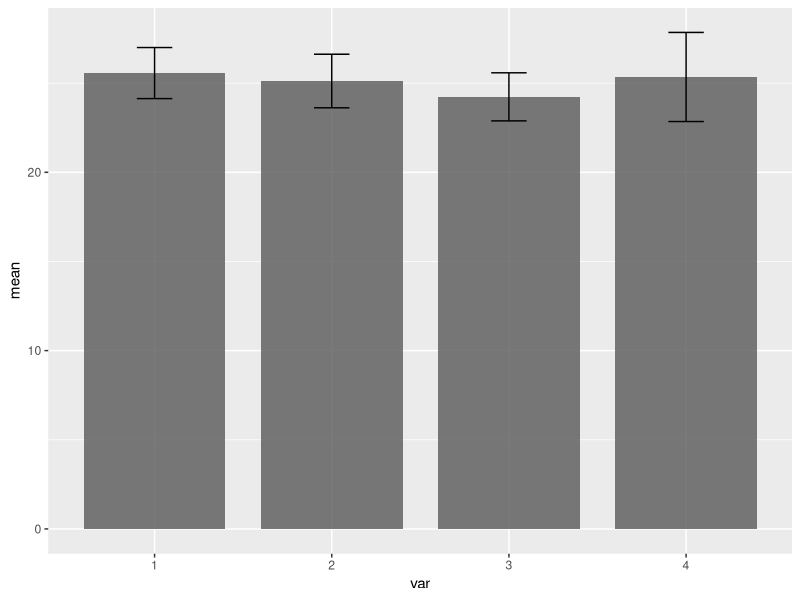
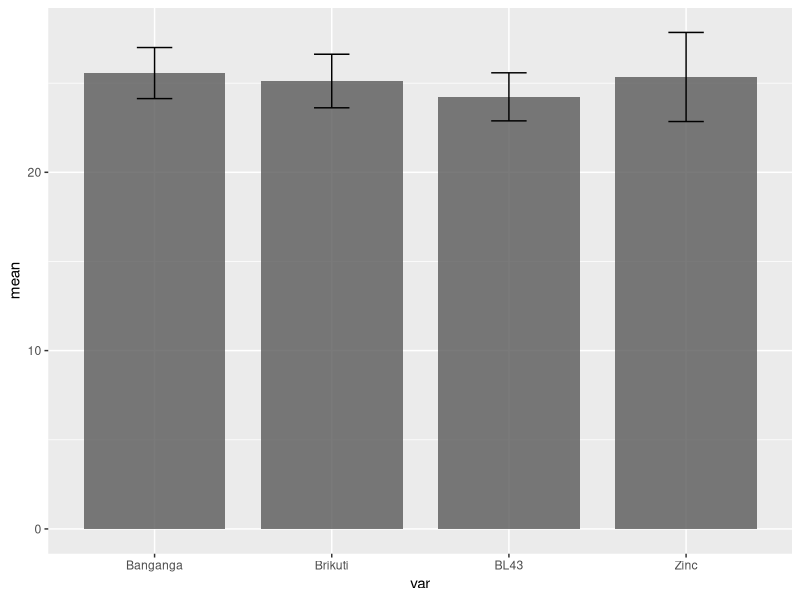
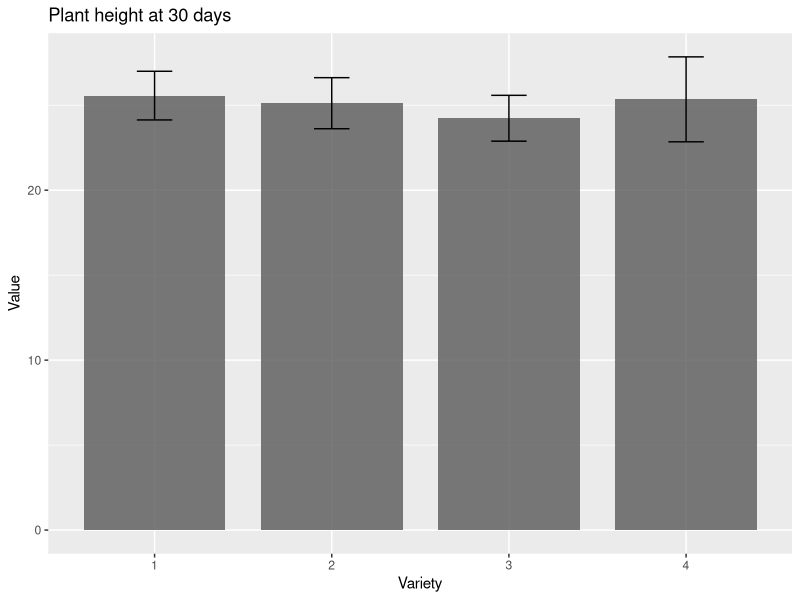
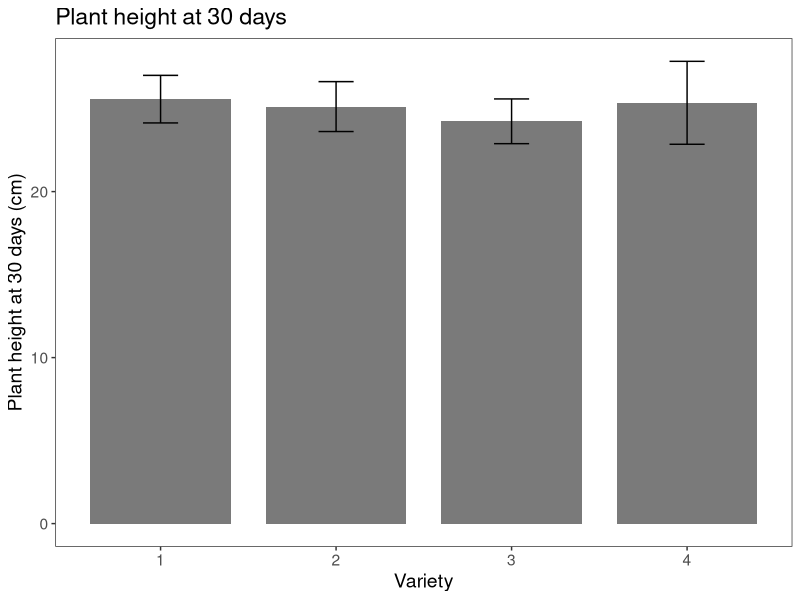
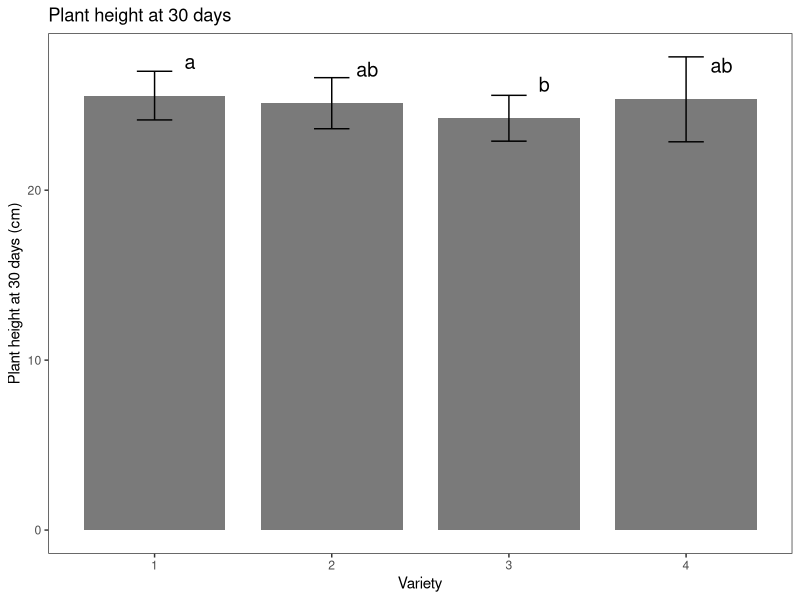
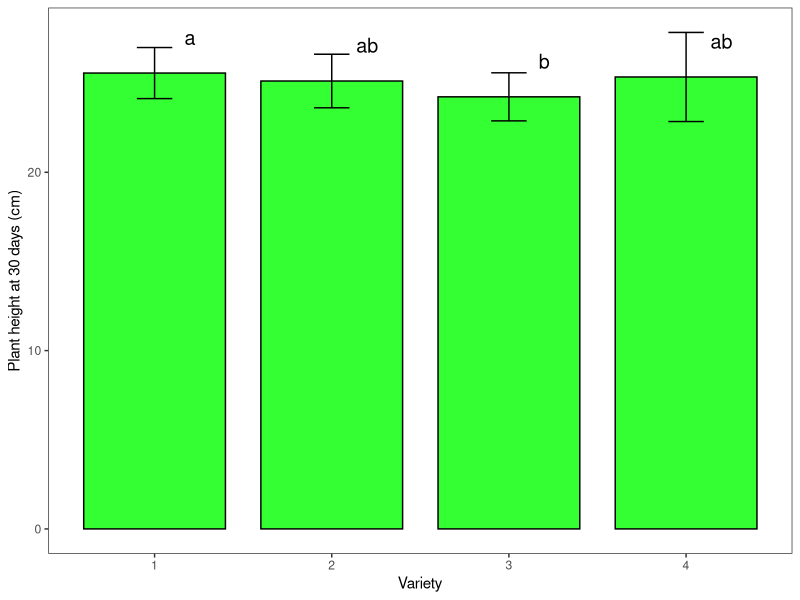
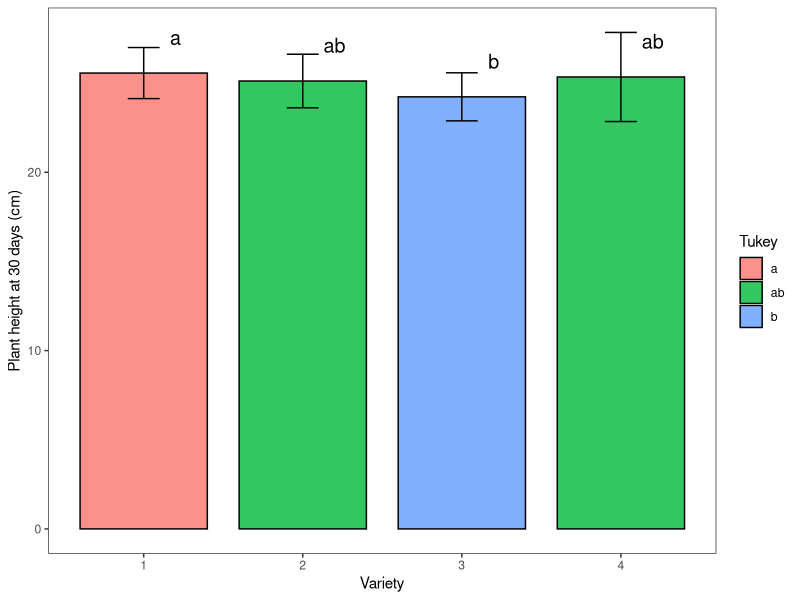
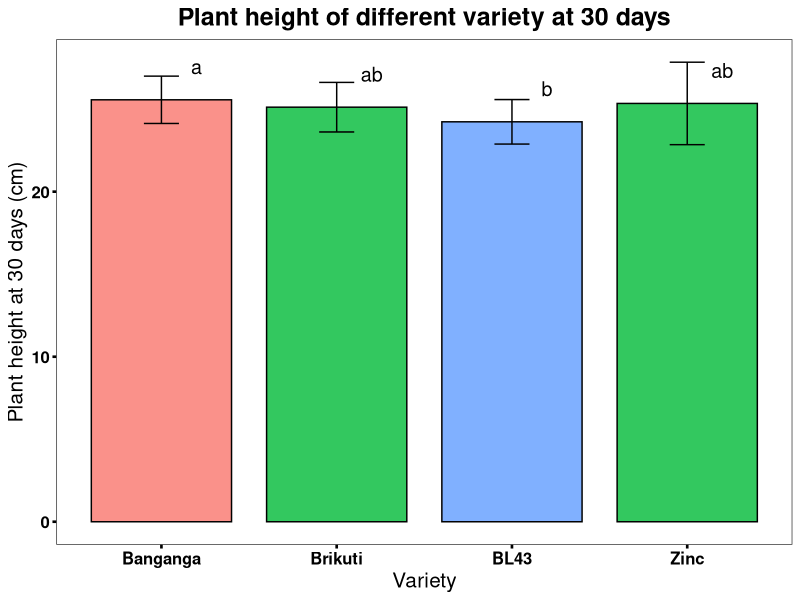

These figures' R source, in order:
#I have a data set of real field experiment which has 4 different varieties of wheat and 
#5 different levels of nitrogen were used. I have taken data of plant height at 30 days

df<- read.csv('clean.csv')
head(df)

attach(df)

df$rep<- as.factor(df$rep)
df$var<- as.factor(df$var)
df$nlvl<- as.factor(df$nlvl)

anova(lm(ph_30~rep+nlvl+var))

#install.packages("lsmeans")
require(lsmeans)
#install.packages("emmeans")
require(emmeans)
library(dplyr)
#install.packages('multcompView')
require(multcompView)

anova.rr<- aov(data = df, ph_30~var+nlvl)

summary(anova.rr)

df_summ<- group_by(df, var) %>% 
  summarise(mean=mean(ph_30), sd=sd(ph_30)) %>% 
  arrange(desc(mean))
print(df_summ)


turkey.rr<- TukeyHSD(anova.rr)

print(turkey.rr)


cld.rr<- multcompLetters4(anova.rr, turkey.rr)
print(cld.rr)


cld<- as.data.frame.list(cld.rr$var)
df_summ$Tukey<- cld$Letters

print(df_summ)


#creating bar plots
require(ggplot2)
ggplot(df_summ, aes(var, mean))+
  geom_bar(stat = "identity", width = 0.8, alpha=0.8)+
  geom_errorbar(aes(ymin=mean-sd, ymax=mean+sd), width=0.2)

#Change labels of x 
ggplot(df_summ, aes(var, mean))+
  geom_bar(stat = "identity", width = 0.8, alpha=0.8)+
  scale_x_discrete(labels=c("Banganga", "Brikuti", "BL43", "Zinc"))+
  geom_errorbar(aes(ymin=mean-sd, ymax=mean+sd), width=0.2)


#adding labs
ggplot(df_summ, aes(var, mean))+
  geom_bar(stat = "identity", width = 0.8, alpha=0.8)+
  geom_errorbar(aes(ymin=mean-sd, ymax=mean+sd), width=0.2)+
  labs(title= "Plant height at 30 days", y = "Value", x="Variety")
#adding theme

ggplot(df_summ, aes(var, mean))+
  geom_bar(stat = "identity", width = 0.8, alpha=0.8)+
  geom_errorbar(aes(ymin=mean-sd, ymax=mean+sd), width=0.2)+
  labs(title= "Plant height at 30 days",y = "Plant height at 30 days (cm)", x="Variety")+
  theme_bw()+
  theme(panel.grid.major = element_blank(), panel.grid.minor = element_blank(),
        text = element_text(size = 14))

#adding letter

ggplot(df_summ, aes(var, mean))+
  geom_bar(stat = "identity", width = 0.8, alpha=0.8)+
  geom_errorbar(aes(ymin=mean-sd, ymax=mean+sd), width=0.2)+
  labs(title= "Plant height at 30 days",y = "Plant height at 30 days (cm)", x="Variety")+
  theme_bw()+
  theme(panel.grid.major = element_blank(), panel.grid.minor = element_blank())+
  geom_text(aes(label=Tukey), nudge_x = 0.2, nudge_y = 2, size=5)


#adding colors
ggplot(df_summ, aes(var, mean))+
  geom_bar(stat = "identity", width = 0.8, alpha=0.8, color='black', fill="green")+
  geom_errorbar(aes(ymin=mean-sd, ymax=mean+sd), width=0.2)+
  labs(y = "Plant height at 30 days (cm)", x="Variety")+
  theme_bw()+
  theme(panel.grid.major = element_blank(), panel.grid.minor = element_blank())+
  geom_text(aes(label=Tukey), nudge_x = 0.2, nudge_y = 2, size=5, color ="black")

#adding different color to different bars

ggplot(df_summ, aes(var, mean,fill= Tukey))+
  geom_bar(stat = "identity", width = 0.8, alpha=0.8, color='black')+
  geom_errorbar(aes(ymin=mean-sd, ymax=mean+sd), width=0.2)+
  labs(y = "Plant height at 30 days (cm)", x="Variety")+
  theme_bw()+
  theme(panel.grid.major = element_blank(), panel.grid.minor = element_blank())+
  geom_text(aes(label=Tukey), nudge_x = 0.2, nudge_y = 2, size=5, color ="black")

#remove legend

ggplot(df_summ, aes(var, mean,fill= Tukey))+
  geom_bar(stat = "identity", width = 0.8, alpha=0.8, color='black', show.legend = FALSE)+
  scale_x_discrete(labels=c("Banganga", "Brikuti", "BL43", "Zinc"))+
  geom_errorbar(aes(ymin=mean-sd, ymax=mean+sd), width=0.2)+
  labs(y = "Plant height at 30 days (cm)", x="Variety")+
  theme_bw()+
  theme(panel.grid.major = element_blank(), 
  panel.grid.minor = element_blank(),
  text = element_text(size = 15, color = "black"),
  plot.title = element_text(hjust = 0.5, face="bold"),
  axis.ticks = element_line(color = "black", size = 0.9),
  axis.text = element_text(color = "black", size = 12,face="bold"))+
  
  #we can use grid line using panel.grid.major=element_line(color='blue' linetype='dashed')
  geom_text(aes(label=Tukey), nudge_x = 0.2, nudge_y = 2, size=5, color ="black")+
  ggtitle("Plant height of different variety at 30 days")

#save plot
ggsave('barplot3.png', dpi = 1000)
